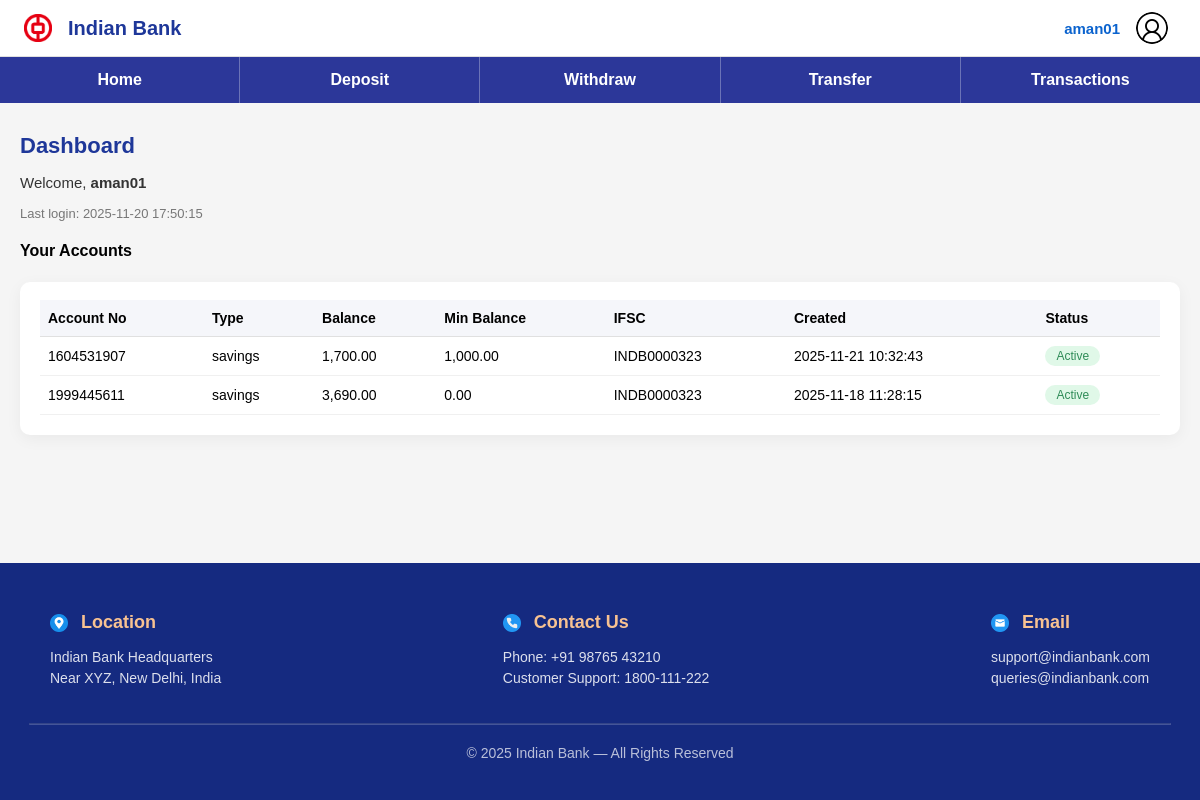
Page /pages/home.php (signed in) on the committed database.
### tables this page shows
CREATE TABLE users (
    id INT NOT NULL AUTO_INCREMENT,
    username VARCHAR(50) NOT NULL,
    role VARCHAR(20) NOT NULL DEFAULT 'customer',
    email TEXT NOT NULL,
    created_at TIMESTAMP NOT NULL DEFAULT CURRENT_TIMESTAMP,
    last_login TIMESTAMP NOT NULL DEFAULT CURRENT_TIMESTAMP ON UPDATE CURRENT_TIMESTAMP,
    password_hash VARCHAR(255) NOT NULL,
    status ENUM('Active', 'Inactive') NOT NULL DEFAULT 'Active',
    PRIMARY KEY (id)
);

CREATE TABLE account (
    id INT NOT NULL AUTO_INCREMENT,
    profile_id INT NOT NULL,
    account_type ENUM('savings', 'current', 'salary') NOT NULL,
    account_number bigint NOT NULL UNIQUE,
    balance INT NOT NULL,
    min_balance int DEFAULT NULL,
    status ENUM('Active', 'Pending') NOT NULL,
    ifsc_code VARCHAR(20) NOT NULL DEFAULT 'INDB0000323',
    account_date TIMESTAMP NOT NULL DEFAULT CURRENT_TIMESTAMP,
    PRIMARY KEY (id),
    FOREIGN KEY (profile_id) REFERENCES profile(id)
        ON DELETE CASCADE ON UPDATE CASCADE
);

### pages/customer_account.php (the view, shortened to what this page needs)
<?php
$uid = (int)($_SESSION['user_id'] ?? 0);
$accountsRes = false;
if ($uid <= 0) {
    echo "<p class='error-text'>Invalid session. Please log in again.</p>";
} else {
    $accountsSql = "
        SELECT
            a.account_number,
            a.account_type,
            a.balance,
            a.min_balance,
            a.status,
            a.ifsc_code,
            a.account_date
        FROM account a
        JOIN profile p ON a.profile_id = p.id
        WHERE p.user_id = ?
    ";
    if ($stmt = mysqli_prepare($conn, $accountsSql)) {
        mysqli_stmt_bind_param($stmt, "i", $uid);
        mysqli_stmt_execute($stmt);
        $accountsRes = mysqli_stmt_get_result($stmt);
    }
}
?>
<h4>Your Accounts</h4>
<div class="section-card">
<?php if ($accountsRes && mysqli_num_rows($accountsRes) > 0): ?>
    <table class="ui-table">
        <thead>
            <tr>
                <th>Account No</th>
                <th>Type</th>
                <th>Balance</th>
                <th>Min Balance</th>
                <th>IFSC</th>
                <th>Created</th>
                <th>Status</th>
            </tr>
        </thead>
        <tbody>
        <?php while ($row = mysqli_fetch_assoc($accountsRes)): ?>
            <?php
                $status = strtolower($row['status']);
                $badgeClass = ($status === 'active')
                    ? 'status-badge status-active'
                    : (($status === 'pending')
                        ? 'status-badge status-pending'
                        : 'status-badge status-other');
            ?>
            <tr>
                <td><?= htmlspecialchars($row['account_number']) ?></td>
                <td><?= htmlspecialchars($row['account_type']) ?></td>
                <td><?= $row['balance'] !== null ? number_format((float)$row['balance'], 2) : '0.00' ?></td>
                <td><?= $row['min_balance'] !== null ? number_format((float)$row['min_balance'], 2) : '0.00' ?></td>
                <td><?= htmlspecialchars($row['ifsc_code']) ?></td>
                <td><?= htmlspecialchars($row['account_date']) ?></td>
                <td>
                    <span class="<?= $badgeClass ?>">
                        <?= htmlspecialchars($row['status']) ?>
                    </span>
                </td>
            </tr>
        <?php endwhile; ?>
        </tbody>
    </table>
<?php endif; ?>
</div>

### pages/home.php (shortened to what this page needs)
<?php
include("../config/db.php");
$uid   = isset($_SESSION['user_id']) ? (int)$_SESSION['user_id'] : 0;
$role  = $_SESSION['user_role'] ?? 'customer';
$user = null;
$userSql = "SELECT username, last_login, role FROM users WHERE id = $uid LIMIT 1";
$userRes = mysqli_query($conn, $userSql);
if ($userRes && mysqli_num_rows($userRes) === 1) {
    $user = mysqli_fetch_assoc($userRes);
}
include("../includes/header.php");
?>
<div class="page-container">
    <div class="dashboard-header">
        <div>
            <h3>Dashboard</h3>
            <p class="welcome-text">
                Welcome,
                <strong><?php echo htmlspecialchars($user['username'] ?? ''); ?></strong>
            </p>
            <?php if ($user): ?>
                <p class="last-login">Last login: <?php echo $user['last_login']; ?></p>
            <?php endif; ?>
        </div>
    </div>
    <div class="dashboard-content">
        <?php if ($role === 'admin'): ?>
            <?php include("admin_account.php"); ?>
        <?php else: ?>
            <?php include("customer_account.php"); ?>
        <?php endif; ?>
    </div>
</div>
<?php include("../includes/footer.php"); ?>

### css/style.css (style rules this page uses)
html, body { height: 100%; margin: 0; padding: 0; font-family: Arial, Helvetica, sans-serif; background-color: #f5f5f5; }
.page-container { margin: 30px auto 40px; padding: 0 20px; }
.dashboard-header h3 { margin: 0 0 6px; font-size: 22px; color: #1e3799; }
.welcome-text { font-size: 15px; color: #333; }
.last-login { margin-top: 4px; font-size: 13px; color: #777; }
.section-card { background: #ffffff; border-radius: 10px; padding: 18px 20px 20px; box-shadow: 0 4px 16px rgba(0,0,0,0.05); margin-bottom: 20px; box-sizing: border-box; }
.ui-table { width: 100%; border-collapse: collapse; font-size: 14px; }
.ui-table thead th { background: #f5f6fa; padding: 10px 8px; font-weight: 600; text-align: left; border-bottom: 1px solid #e0e0e0; }
.ui-table tbody td { padding: 9px 8px; border-bottom: 1px solid #f0f0f0; }
.status-badge { display: inline-block; padding: 3px 11px; border-radius: 999px; font-size: 12px; font-weight: 500; }
.status-active { background: #e0f8e8; color: #2e8b57; }

### rows in the picture
users: username "aman01", last_login "2025-11-20 17:50:15"
account: account_number "1604531907", account_type "savings", balance "1,700.00", min_balance "1,000.00", ifsc_code "INDB0000323", account_date "2025-11-21 10:32:43", status "Active"
account: account_number "1999445611", account_type "savings", balance "3,690.00", ifsc_code "INDB0000323", account_date "2025-11-18 11:28:15", status "Active"

### other values in the picture
$username "aman01"
